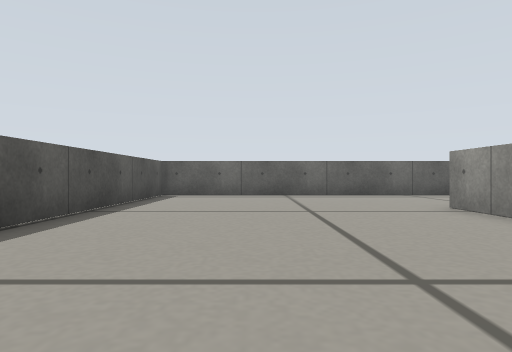
View 1 (above)

24 first-person views from a walk through a robot-simulator world made for Gazebo. The camera is 0.16 m above the floor, looks level and sees 75° across. The floor is counted in squares, 0.25 m on a side. Each view is taken from the middle of a square. On the plan, view 1 faces up. The plan holds only what a view shows up to about 10 squares ahead; the rest is blank.

View 2
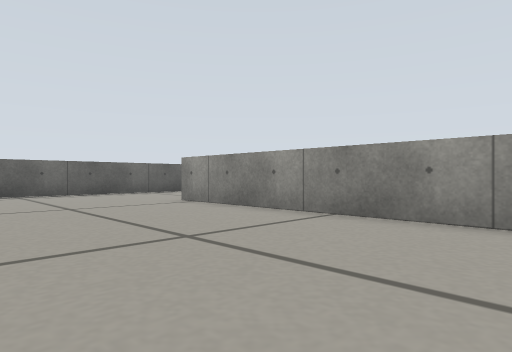

View 3
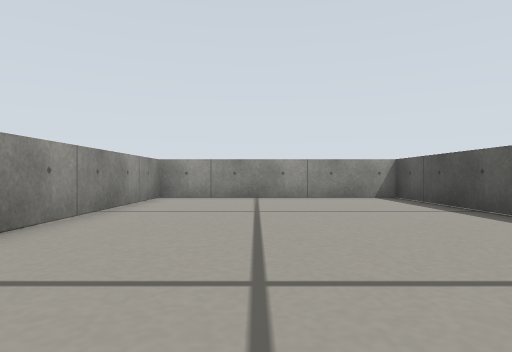

View 4
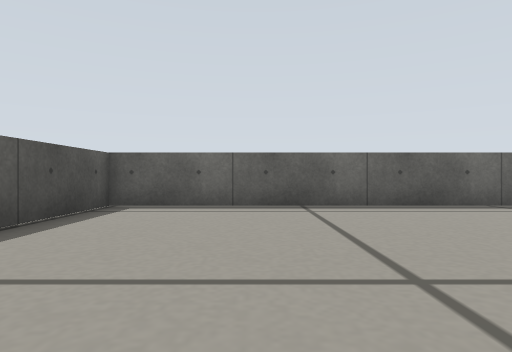

View 5
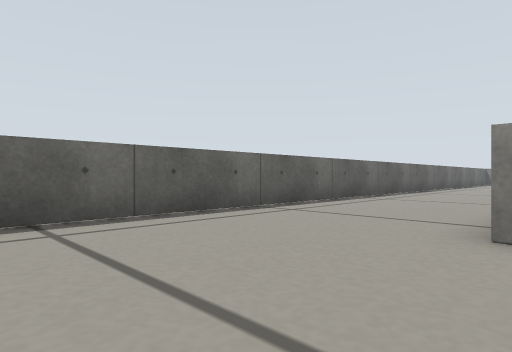

View 6
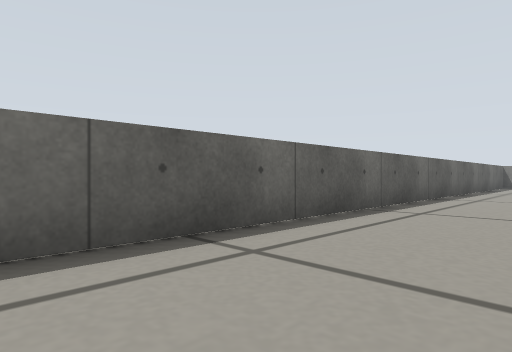

View 7
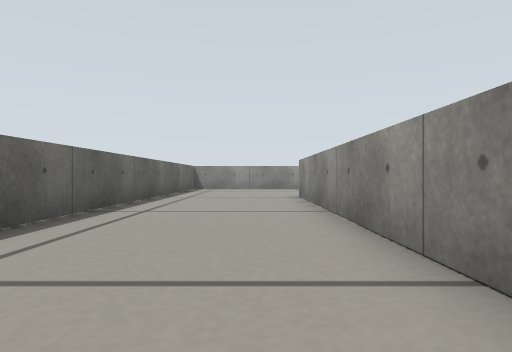

View 8
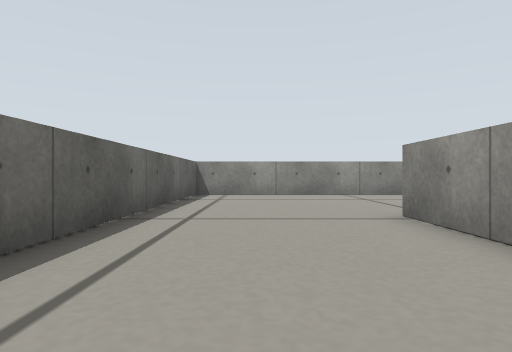

View 9
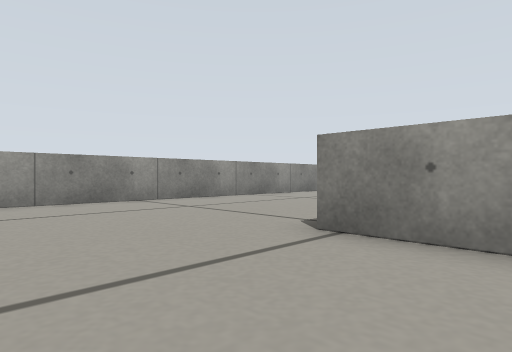

View 10
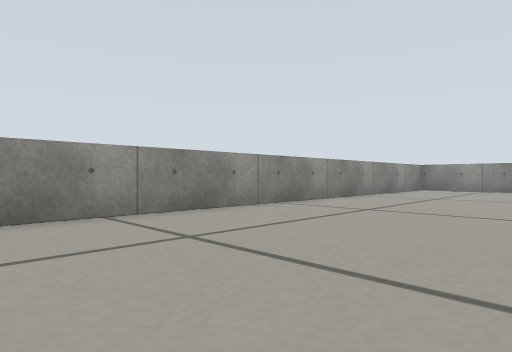

View 11
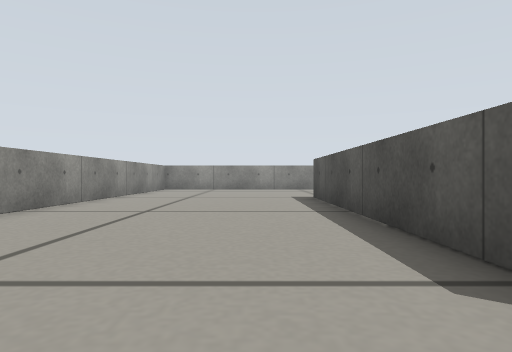

View 12
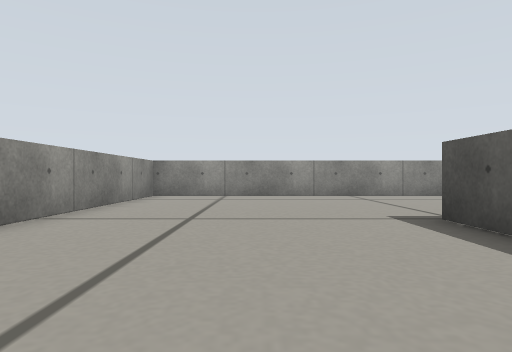

View 13
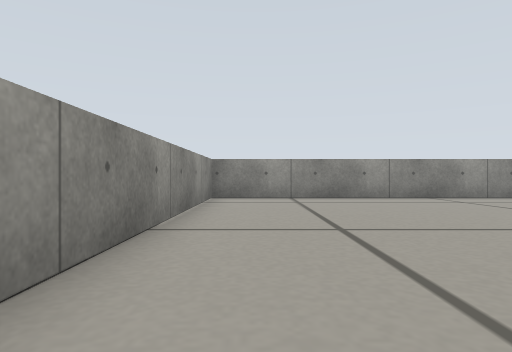

View 14
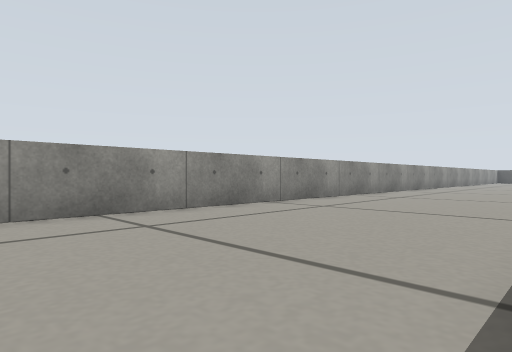

View 15
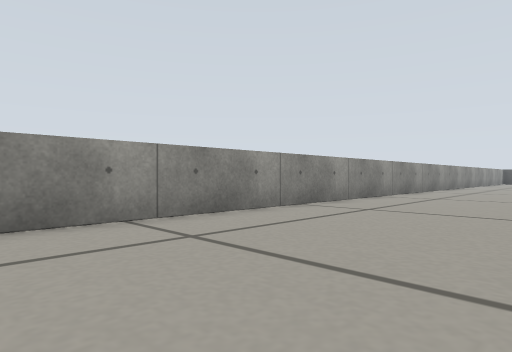

View 16
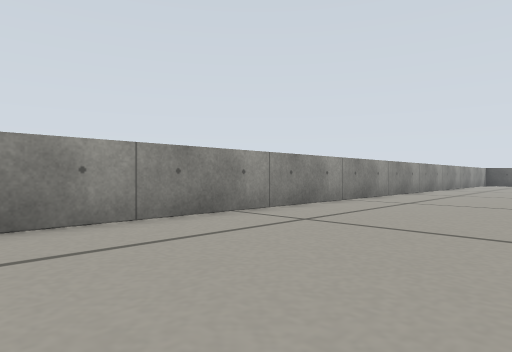

View 17
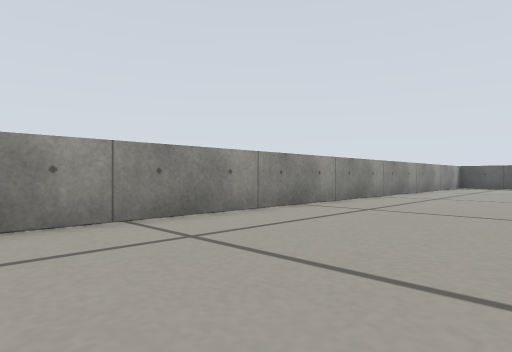

View 18
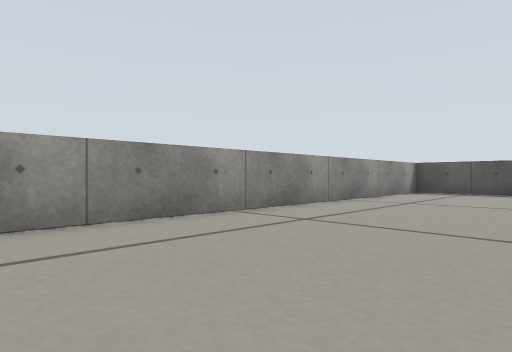

View 19
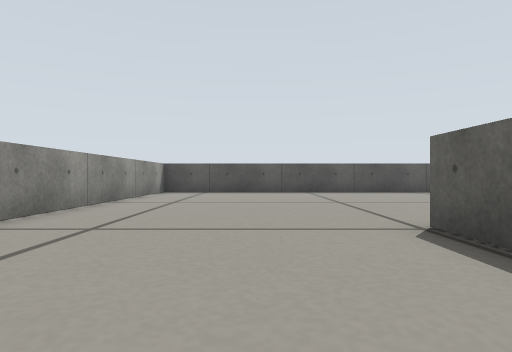

View 20
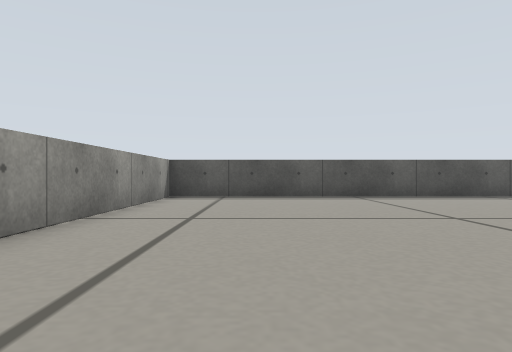

View 21
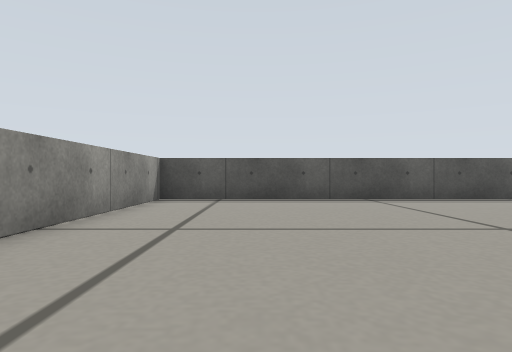

View 22
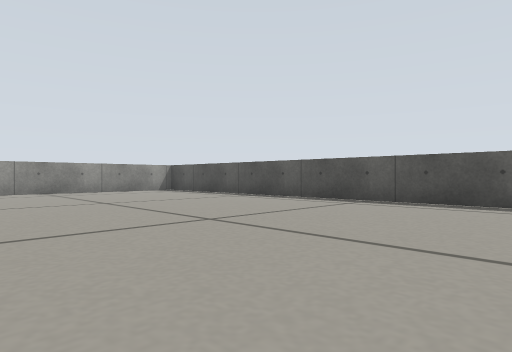

View 23
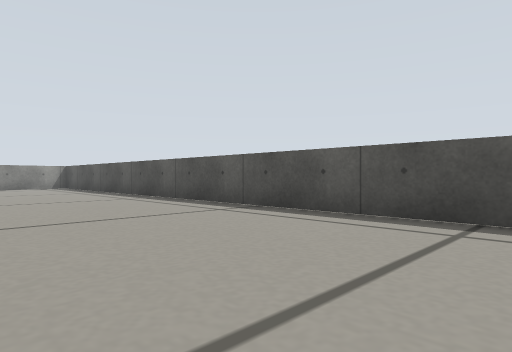

View 24
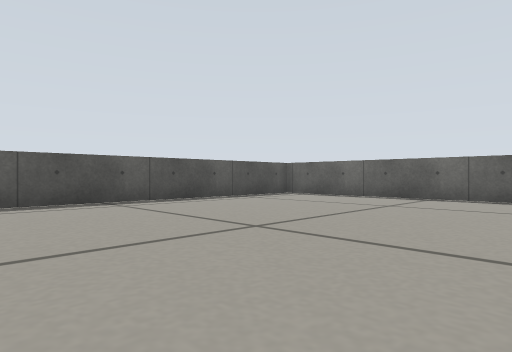

### Floor plan
Points are (right, up) in squares from view 1. A wall is a line through its corners. A room is listed if a view was taken in it or the views show most of it. See-through windows are left out.
Room 1 (views 1, 2, 3, 4, 5)
walls: (3.4, 11) (-3.1, 11) (-3.1, -1.8) (3.9, -1.8) (3.9, 6.7)
ways out: opening at (4, 9) to room 2
Room 2 (views 6, 7, 8, 9, 10, 11, 12, 13, 14, 15, 16, 17, 18, 19, 20, 21, 22, 23, 24)
walls: (12.6, 6.7) (21.4, 6.7); (-1.7, -1.8) (-3.2, -1.8); (21.3, 5.9) (21.3, -1.9); (-5.2, 16.7) (-8.5, 16.7); (25.9, 11) (3.4, 11); (-12.1, 13.1) (-12.1, -7.6) (27.3, -7.6) (27.3, 9)
ways out: opening at (4, 9) to room 1

Where each view was taken, in squares from view 1:
view 1: 0 up, 0 right, facing up
view 2: 1 down, 1 left, facing up-right
view 3: 8 up, 1 right, facing down
view 4: 4 up, 0 right, facing up
view 5: 6 up, 0 right, facing up-right
view 6: 8 up, 7 right, facing up-right
view 7: 8 up, 11 right, facing right
view 8: 9 up, 16 right, facing right
view 9: 10 up, 19 right, facing down-right
view 10: 8 up, 22 right, facing down-right
view 11: 8 up, 23 right, facing down
view 12: 3 up, 24 right, facing down
view 13: 2 up, 26 right, facing down
view 14: 2 down, 23 right, facing down-left
view 15: 3 down, 19 right, facing down-left
view 16: 3 down, 13 right, facing down-left
view 17: 3 down, 7 right, facing down-left
view 18: 3 down, 1 right, facing down-left
view 19: 4 down, 1 right, facing left
view 20: 5 down, 2 left, facing left
view 21: 5 down, 3 left, facing left
view 22: 6 up, 4 left, facing down-left
view 23: 11 up, 7 left, facing down-left
view 24: 7 up, 4 left, facing up-left
